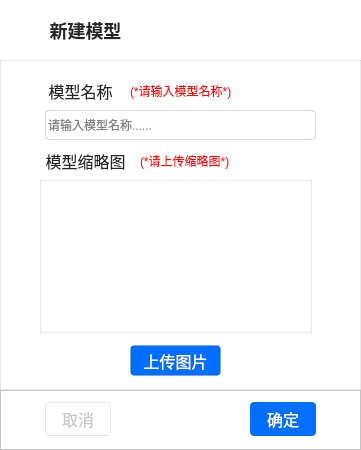
                    <widget class="QWidget" name="modulea_edialog" native="true">
                     <property name="geometry">
                      <rect>
                       <x>720</x>
                       <y>220</y>
                       <width>361</width>
                       <height>450</height>
                      </rect>
                     </property>
                     <property name="styleSheet">
                      <string notr="true">background-color:white</string>
                     </property>
                     <layout class="QVBoxLayout" name="verticalLayout_14" stretch="1,3,1">
                      <property name="spacing">
                       <number>0</number>
                      </property>
                      <property name="leftMargin">
                       <number>0</number>
                      </property>
                      <property name="topMargin">
                       <number>0</number>
                      </property>
                      <property name="rightMargin">
                       <number>0</number>
                      </property>
                      <property name="bottomMargin">
                       <number>0</number>
                      </property>
                      <item>
                       <widget class="QWidget" name="widget_26" native="true">
                        <property name="maximumSize">
                         <size>
                          <width>16777215</width>
                          <height>60</height>
                         </size>
                        </property>
                        <property name="autoFillBackground">
                         <bool>false</bool>
                        </property>
                        <widget class="QToolButton" name="ea_close">
                         <property name="geometry">
                          <rect>
                           <x>330</x>
                           <y>0</y>
                           <width>30</width>
                           <height>30</height>
                          </rect>
                         </property>
                         <property name="minimumSize">
                          <size>
                           <width>30</width>
                           <height>30</height>
                          </size>
                         </property>
                         <property name="maximumSize">
                          <size>
                           <width>30</width>
                           <height>30</height>
                          </size>
                         </property>
                         <property name="cursor">
                          <cursorShape>PointingHandCursor</cursorShape>
                         </property>
                         <property name="toolTip">
                          <string>关闭</string>
                         </property>
                         <property name="styleSheet">
                          <string notr="true">QToolButton:hover{
	background-color:transparent;
	background-image: url(:/twoDdisplay/closehover);
    border:0px;}

QToolButton {
	background-color:transparent;
	background-image: url(:/twoDdisplay/close);
    border:0px;
}

</string>
                         </property>
                         <property name="text">
                          <string/>
                         </property>
                        </widget>
                        <widget class="QLabel" name="e_aname">
                         <property name="geometry">
                          <rect>
                           <x>45</x>
                           <y>15</y>
                           <width>81</width>
                           <height>31</height>
                          </rect>
                         </property>
                         <property name="autoFillBackground">
                          <bool>false</bool>
                         </property>
                         <property name="styleSheet">
                          <string notr="true">font-size: 18px;
font-weight: 500;
color: #262626;</string>
                         </property>
                         <property name="text">
                          <string>新建模型</string>
                         </property>
                         <property name="textFormat">
                          <enum>Qt::PlainText</enum>
                         </property>
                         <property name="alignment">
                          <set>Qt::AlignCenter</set>
                         </property>
                        </widget>
                        <widget class="QLabel" name="label_53">
                         <property name="geometry">
                          <rect>
                           <x>10</x>
                           <y>15</y>
                           <width>31</width>
                           <height>31</height>
                          </rect>
                         </property>
                         <property name="text">
                          <string/>
                         </property>
                         <property name="pixmap">
                          <pixmap resource="twoDdisplay.qrc">:/twoDdisplay/images/adddxq.png</pixmap>
                         </property>
                        </widget>
                       </widget>
                      </item>
                      <item>
                       <widget class="QWidget" name="widget_13" native="true">
                        <property name="styleSheet">
                         <string notr="true">border:1px solid rgba(38,38,38,0.1000)</string>
                        </property>
                        <widget class="QLabel" name="label_54">
                         <property name="geometry">
                          <rect>
                           <x>45</x>
                           <y>20</y>
                           <width>71</width>
                           <height>21</height>
                          </rect>
                         </property>
                         <property name="styleSheet">
                          <string notr="true">font-size: 16px;
font-family: Microsoft Yahei;
font-weight: 400;
color: #262626;
border:none;</string>
                         </property>
                         <property name="text">
                          <string>模型名称</string>
                         </property>
                         <property name="alignment">
                          <set>Qt::AlignCenter</set>
                         </property>
                        </widget>
                        <widget class="QLineEdit" name="modulename_edit">
                         <property name="geometry">
                          <rect>
                           <x>45</x>
                           <y>50</y>
                           <width>271</width>
                           <height>30</height>
                          </rect>
                         </property>
                         <property name="styleSheet">
                          <string notr="true">border-radius: 4px;
border: 1px solid rgba(38,38,38,0.1700);
font-family:&quot;Microsoft Yahei&quot;;</string>
                         </property>
                         <property name="text">
                          <string/>
                         </property>
                         <property name="placeholderText">
                          <string>请输入模型名称......</string>
                         </property>
                        </widget>
                        <widget class="QLabel" name="label_55">
                         <property name="geometry">
                          <rect>
                           <x>45</x>
                           <y>90</y>
                           <width>81</width>
                           <height>21</height>
                          </rect>
                         </property>
                         <property name="styleSheet">
                          <string notr="true">font-size: 16px;
font-family: Microsoft Yahei;
font-weight: 400;
color: #262626;
border:none;</string>
                         </property>
                         <property name="text">
                          <string>模型缩略图</string>
                         </property>
                         <property name="alignment">
                          <set>Qt::AlignCenter</set>
                         </property>
                        </widget>
                        <widget class="QToolButton" name="imgupload">
                         <property name="geometry">
                          <rect>
                           <x>130</x>
                           <y>285</y>
                           <width>91</width>
                           <height>31</height>
                          </rect>
                         </property>
                         <property name="cursor">
                          <cursorShape>PointingHandCursor</cursorShape>
                         </property>
                         <property name="styleSheet">
                          <string notr="true">font-size: 16px;
color: #ffffff;
background: #006FFE;
border-radius: 4px;</string>
                         </property>
                         <property name="text">
                          <string>上传图片</string>
                         </property>
                        </widget>
                        <widget class="QLabel" name="module_thumnail">
                         <property name="geometry">
                          <rect>
                           <x>40</x>
                           <y>120</y>
                           <width>272</width>
                           <height>153</height>
                          </rect>
                         </property>
                         <property name="styleSheet">
                          <string notr="true">border-image:url(:/twoDdisplay/defaultimg);</string>
                         </property>
                         <property name="text">
                          <string/>
                         </property>
                         <property name="scaledContents">
                          <bool>true</bool>
                         </property>
                        </widget>
                        <widget class="QLabel" name="namewarning">
                         <property name="geometry">
                          <rect>
                           <x>130</x>
                           <y>20</y>
                           <width>111</width>
                           <height>21</height>
                          </rect>
                         </property>
                         <property name="styleSheet">
                          <string notr="true">border:0;
color:red;</string>
                         </property>
                         <property name="text">
                          <string>(*请输入模型名称*)</string>
                         </property>
                        </widget>
                        <widget class="QLabel" name="imgwarning">
                         <property name="geometry">
                          <rect>
                           <x>140</x>
                           <y>90</y>
                           <width>101</width>
                           <height>21</height>
                          </rect>
                         </property>
                         <property name="styleSheet">
                          <string notr="true">border:0;
color:red;</string>
                         </property>
                         <property name="text">
                          <string>(*请上传缩略图*)</string>
                         </property>
                        </widget>
                       </widget>
                      </item>
                      <item>
                       <widget class="QFrame" name="frame">
                        <property name="maximumSize">
                         <size>
                          <width>16777215</width>
                          <height>60</height>
                         </size>
                        </property>
                        <property name="frameShape">
                         <enum>QFrame::StyledPanel</enum>
                        </property>
                        <property name="frameShadow">
                         <enum>QFrame::Raised</enum>
                        </property>
                        <widget class="QToolButton" name="xj_cancel">
                         <property name="geometry">
                          <rect>
                           <x>45</x>
                           <y>12</y>
                           <width>66</width>
                           <height>34</height>
                          </rect>
                         </property>
                         <property name="minimumSize">
                          <size>
                           <width>66</width>
                           <height>34</height>
                          </size>
                         </property>
                         <property name="maximumSize">
                          <size>
                           <width>66</width>
                           <height>34</height>
                          </size>
                         </property>
                         <property name="cursor">
                          <cursorShape>PointingHandCursor</cursorShape>
                         </property>
                         <property name="styleSheet">
                          <string notr="true">font-size: 16px;
color: rgb(200,200,200);
border-radius: 4px;
border:1px solid rgb(230,230,230)
</string>
                         </property>
                         <property name="text">
                          <string>取消</string>
                         </property>
                        </widget>
                        <widget class="QToolButton" name="xj_ok">
                         <property name="geometry">
                          <rect>
                           <x>250</x>
                           <y>12</y>
                           <width>66</width>
                           <height>34</height>
                          </rect>
                         </property>
                         <property name="minimumSize">
                          <size>
                           <width>66</width>
                           <height>34</height>
                          </size>
                         </property>
                         <property name="maximumSize">
                          <size>
                           <width>34</width>
                           <height>16777215</height>
                          </size>
                         </property>
                         <property name="cursor">
                          <cursorShape>PointingHandCursor</cursorShape>
                         </property>
                         <property name="styleSheet">
                          <string notr="true">font-size: 16px;
color: #ffffff;
background: #006FFE;
border-radius: 4px;

</string>
                         </property>
                         <property name="text">
                          <string>确定</string>
                         </property>
                        </widget>
                       </widget>
                      </item>
                     </layout>
                     <zorder>widget_26</zorder>
                     <zorder>frame</zorder>
                     <zorder>widget_13</zorder>
                    </widget>
